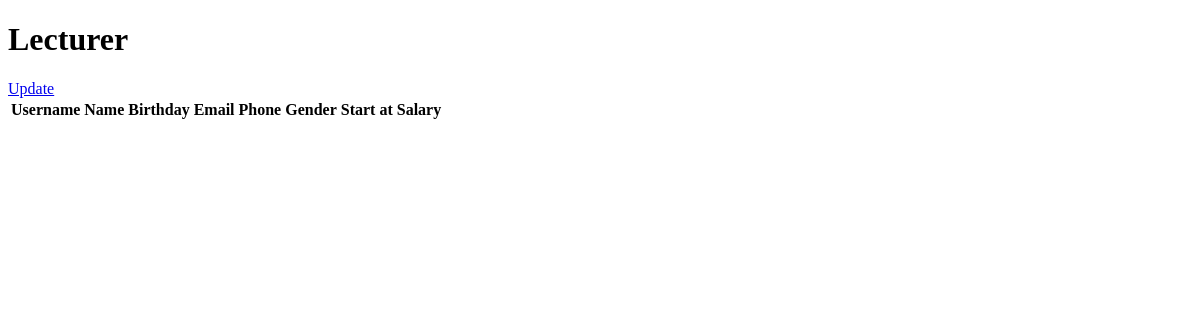
/lecturer/information/2/, run on an earlier commit of the app's database.
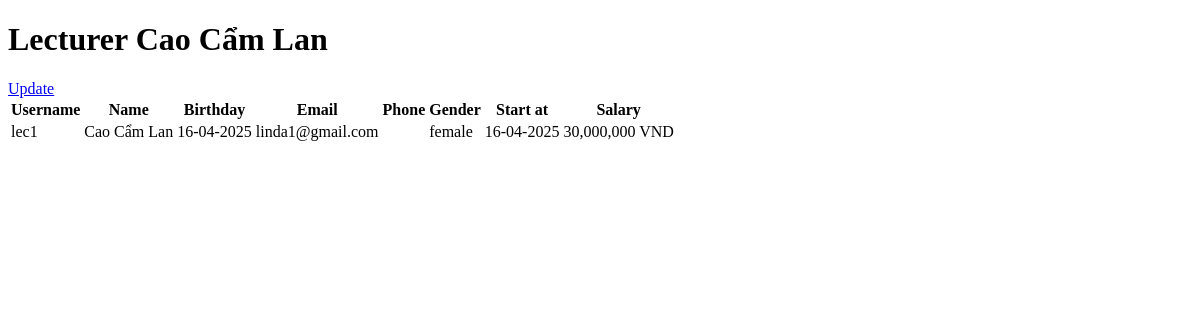
And on a later commit of the database.
### main_site/models.py (models this page shows, shortened)
class Lecturer(models.Model):
    gender_choices = [
        ('male','male'),
        ('female','female'),
        ('other','other')
    ]
    username = models.CharField(max_length=100, unique=True)
    password = models.CharField(max_length=100)
    name = models.CharField(max_length=100)
    birth_day = models.DateField()
    email = models.EmailField(unique=True)
    phone_number = models.CharField(max_length=15, unique=True)
    gender = models.CharField(max_length=10, default='other')
    start_at = models.DateField()
    salary = models.IntegerField()
    def formatted_salary(self):
        return "{:,.0f} VND".format(self.salary)

### main_site/views.py (the view)
# urls.py: path('lecturer/information/<int:lecturer_id>/', views.get_information_lecturer, name='get_information_lecturer'),
def get_information_lecturer(request, lecturer_id):
    lecturer = Lecturer.objects.filter(id=lecturer_id).first()
    context = {}
    context['lecturer'] = lecturer
    return render(request, 'lecturer/information.html', context)

### main_site/templates/lecturer/information.html (shortened to what this page needs)
{% extends "base/base.html" %}
{% block content %}
<h1 >Lecturer {{lecturer.name}}</h1>
<table >
    <tr >
        <th >Username</th>
        <th >Name</th>
        <th >Birthday</th>
        <th >Email</th>
        <th >Phone</th>
        <th >Gender</th>
        <th >Start at</th>
        <th >Salary</th>
    </tr>
    <tr >
        <td >{{ lecturer.username }}</td>
        <td >{{ lecturer.name }}</td>
        <td >{{ lecturer.birth_day|date:"d-m-Y" }}</td>
        <td >{{ lecturer.email }}</td>
        <td >{{ lecturer.phone }}</td>
        <td >{{ lecturer.gender}}</td>
        <td >{{ lecturer.start_at|date:"d-m-Y" }}</td>
        <td >{{ lecturer.formatted_salary }}</td>
    </tr>
    <a href="{% url "get_update_information_lecturer" lecturer.id %}">Update</a>
</table>
{% endblock content %}

What changed in the data, as far as the page shows it:
added Lecturer: name "Cao Cẩm Lan", username "lec1", birth_day "16-04-2025", email "linda1@gmail.com", gender "female", start_at "16-04-2025", formatted_salary "30,000,000 VND"
